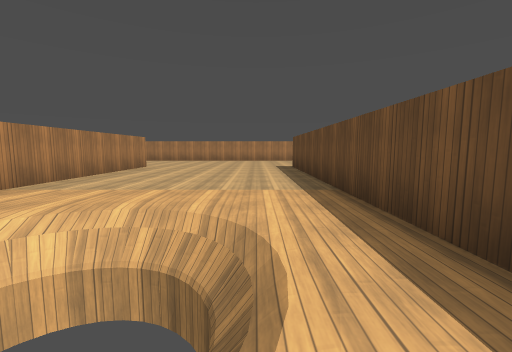
view 1 (above)

24 first-person views from a walk through a level from a Godot 3-D game. The camera is 1.2 m above the floor, tilts 6° down and sees 90° across. The floor is counted in squares, 2 m on a side. Each view is taken from the middle of a square. On the plan, view 1 faces up. The plan holds only what a view shows up to about 9 squares ahead; the rest is blank. Surface patterns are stand-ins for the level's own textures.

view 2
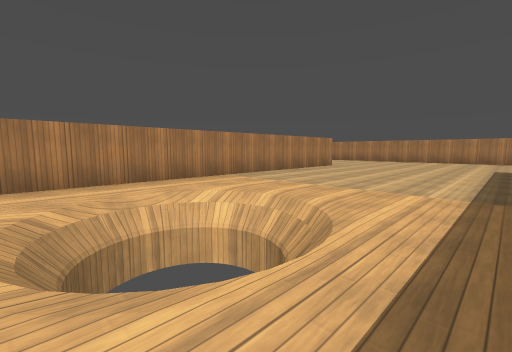

view 3
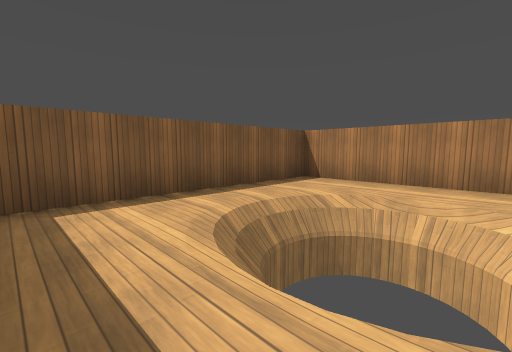

view 4
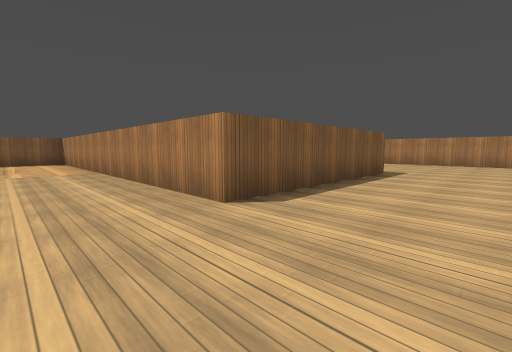

view 5
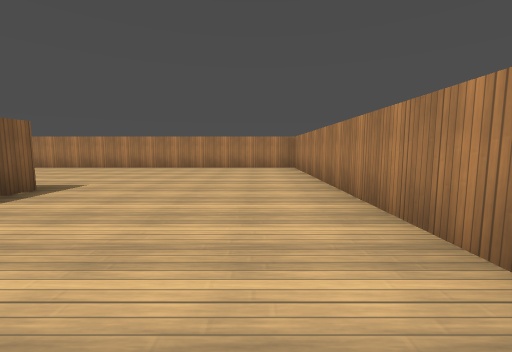

view 6
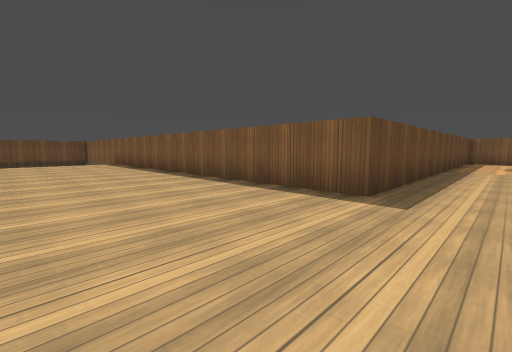

view 7
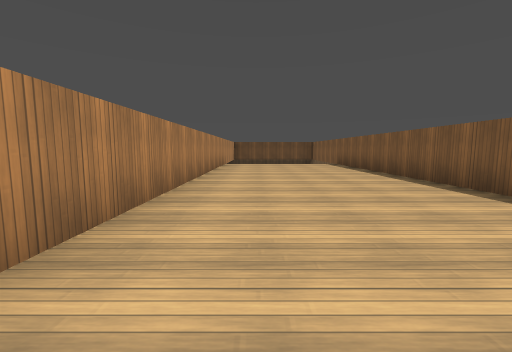

view 8
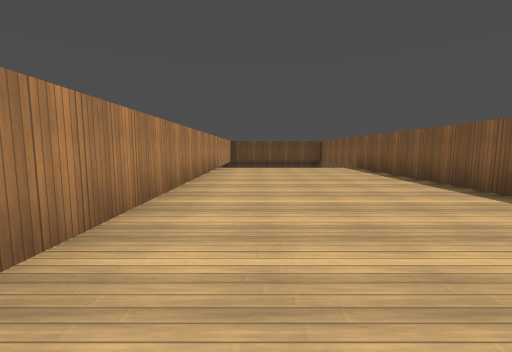

view 9
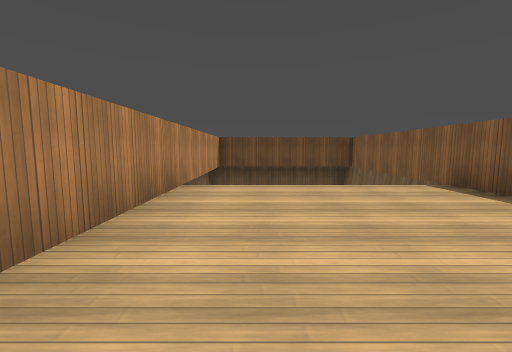

view 10
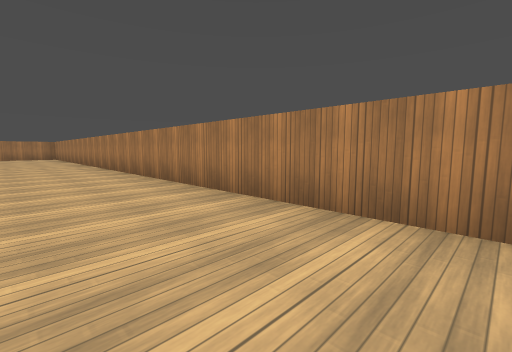

view 11
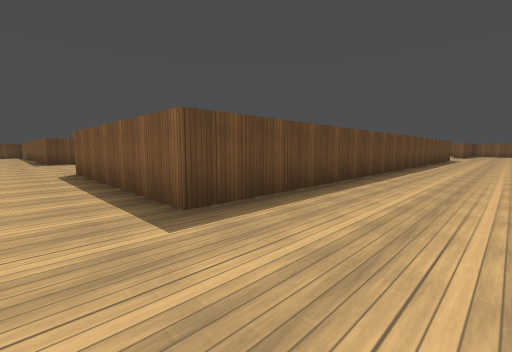

view 12
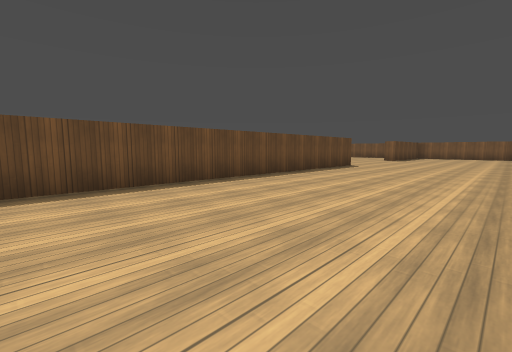

view 13
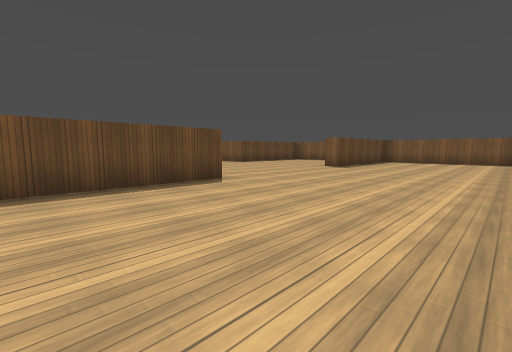

view 14
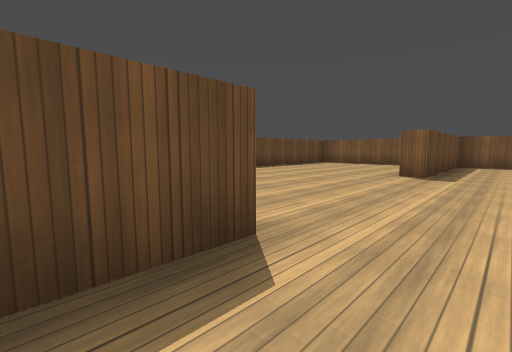

view 15
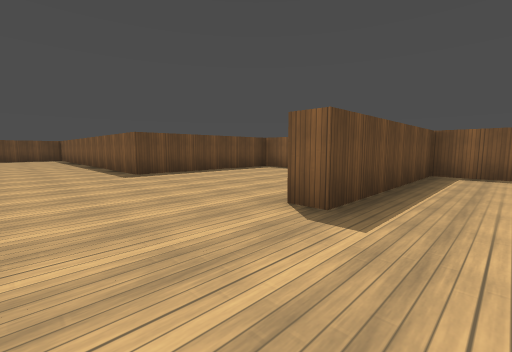

view 16
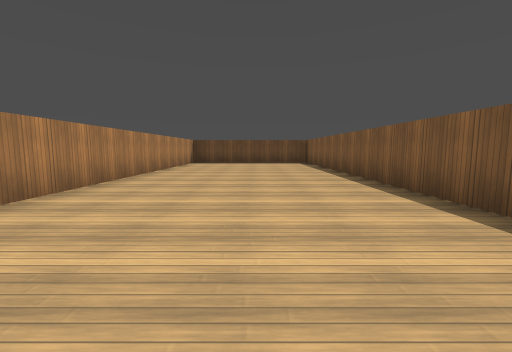

view 17
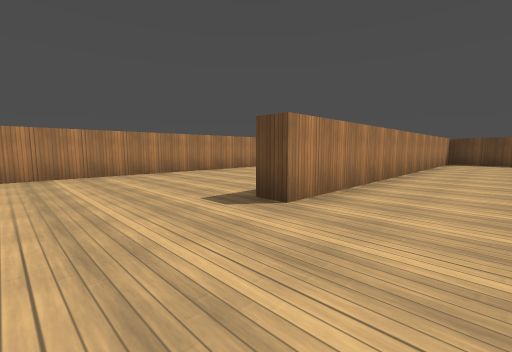

view 18
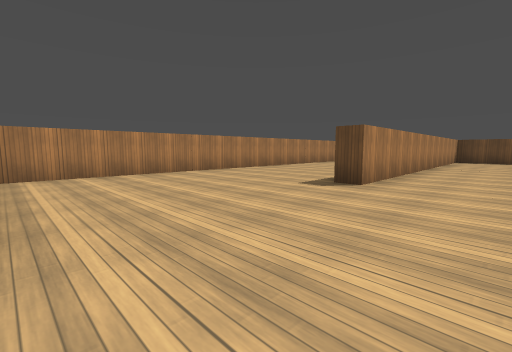

view 19
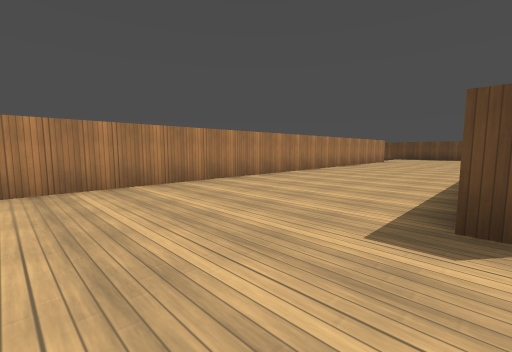

view 20
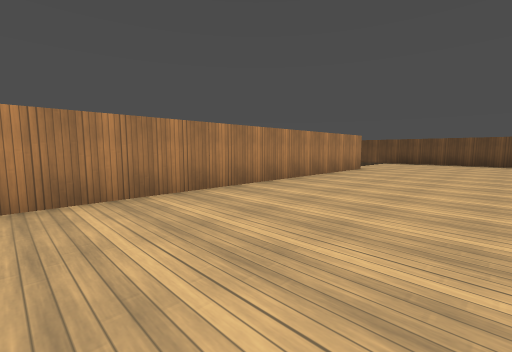

view 21
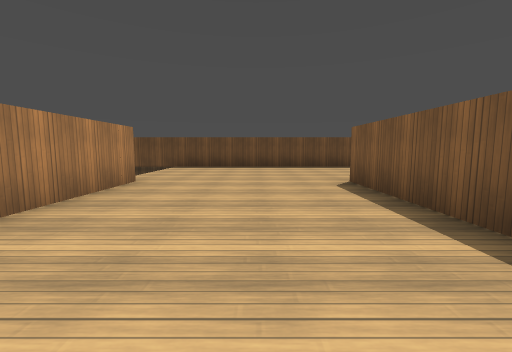

view 22
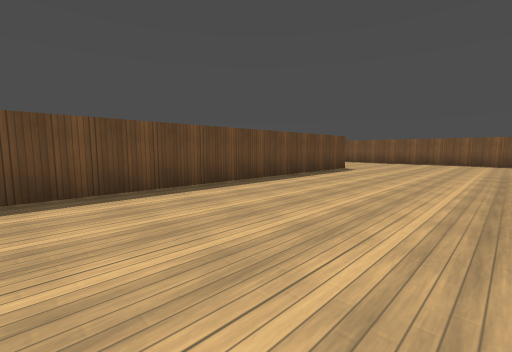

view 23
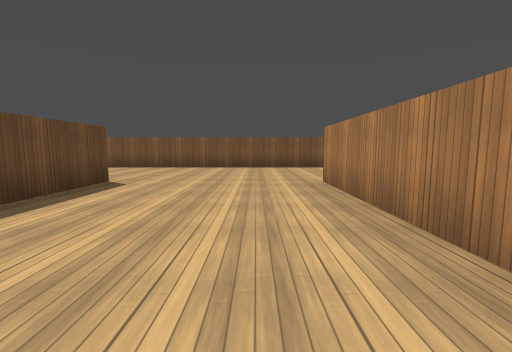

view 24
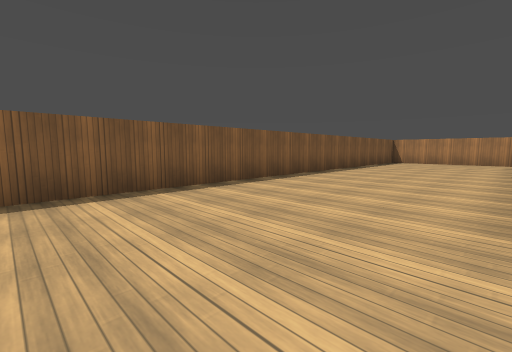

### Floor plan
Points are (right, up) in squares from view 1. A wall is a line through its corners. A room is listed if a view was taken in it or the views show most of it. See-through windows are left out.
Room 1 (views 1, 2)
walls: (-0.6, -1.2) (1.1, -1.2)
ways out: opening at (0.5, 1.5) to room 2; opening at (-1.5, 0)
Room 2 (views 3, 4, 5, 6, 7, 8, 9, 10, 11, 12, 13, 14, 15, 16, 17, 18, 19, 20, 21, 22, 23, 24)
walls: (1.3, 0.4) (1.3, 8.7) (11.5, 8.7); (3.6, -5.8) (6.8, -5.8); (5.1, -6.3) (-3.8, -6.3) (-3.8, -5.8); (6.7, -1.8) (-8, -1.8); (-8.8, -6.3) (-8.8, 8.7) (-3.7, 8.7) (-3.7, 0.5); (6.3, -8) (6.3, -7.4); (6.7, -8.1) (6.7, -11.8); (-3.3, -12) (-3.3, -12.6); (-0.1, -15.7) (13.1, -15.7); (-4.8, -15.7) (-3.8, -15.7) (-3.8, -11.3) (4.1, -11.3); (10.7, -11.8) (10.7, 0.2); (-10.1, -15.7) (-8.8, -15.7) (-8.8, -11.3) (-8.2, -11.3); (15.7, 8.6) (15.7, 13.2) (-13.3, 13.2) (-13.3, 4.8)
ways out: opening at (0.5, 1.5) to room 1; opening at (-3, 1.5)

Positions as (right, up) in squares from view 1, and headings:
1: (0, 0), facing up
2: (1, 0), facing up-left
3: (1, 2), facing down-left
4: (-2, 11), facing down-left
5: (-5, 12), facing left
6: (0, 12), facing down-right
7: (1, 12), facing right
8: (3, 12), facing right
9: (7, 12), facing right
10: (5, 11), facing up-left
11: (-11, 10), facing down-right
12: (-13, 3), facing down-right
13: (-13, -3), facing down-right
14: (-10, -5), facing down-right
15: (-10, -9), facing down-right
16: (-5, -9), facing right
17: (-6, -8), facing up-right
18: (-8, -8), facing up-right
19: (-6, -6), facing up-right
20: (-1, -5), facing up-right
21: (2, -4), facing right
22: (7, -4), facing down-right
23: (8, -7), facing down
24: (9, -12), facing down-left
